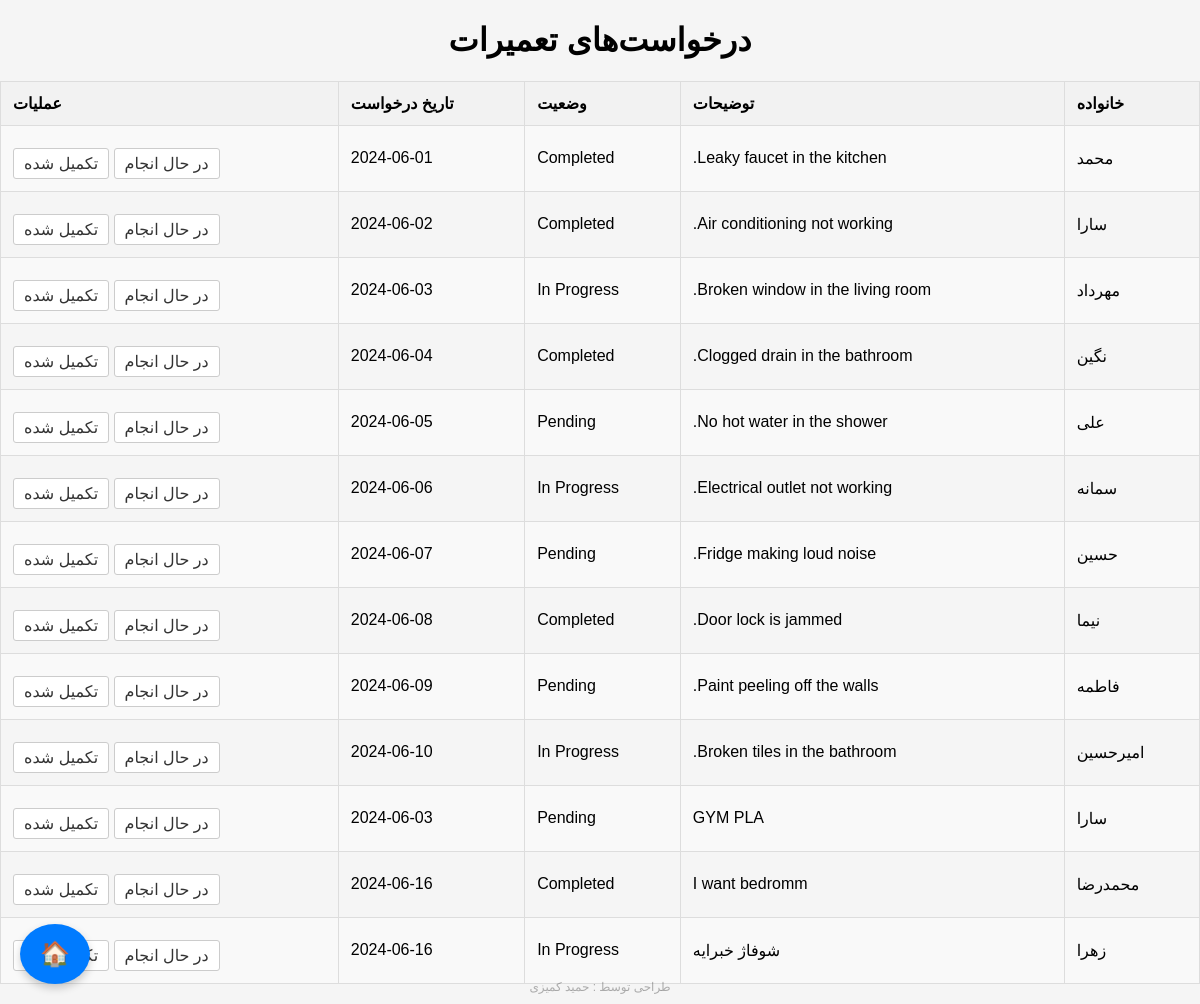
Screenshot of /view_requests.php with the database file from the repository.
### tables this page shows
CREATE TABLE `maintenance_requests` (
  `id` int(11) NOT NULL,
  `family_id` int(11) DEFAULT NULL,
  `description` text NOT NULL,
  `status` varchar(50) DEFAULT 'Pending',
  `request_date` date NOT NULL
);

CREATE TABLE `families` (
  `id` int(11) NOT NULL,
  `family_name` varchar(100) NOT NULL,
  `head_name` varchar(100) NOT NULL,
  `contact_number` varchar(20) NOT NULL,
  `apartment_number` varchar(20) NOT NULL
);

### view_requests.php (the view, shortened to what this page needs)
<?php
include 'db.php';
$stmt = $pdo->query('SELECT maintenance_requests.*, families.family_name FROM maintenance_requests JOIN families ON maintenance_requests.family_id = families.id');
$requests = $stmt->fetchAll();
?>
<!DOCTYPE html>
<html lang="fa" dir="rtl">
<head>
    <link rel="stylesheet" href="style.css">
</head>
<body>
    <h1>درخواست‌های تعمیرات</h1>
    <table>
        <tr>
            <th>خانواده</th>
            <th>توضیحات</th>
            <th>وضعیت</th>
            <th>تاریخ درخواست</th>
            <th>عملیات</th>
        </tr>
        <?php foreach ($requests as $request): ?>
        <tr>
            <td><?= htmlspecialchars($request['family_name']) ?></td>
            <td><?= htmlspecialchars($request['description']) ?></td>
            <td><?= htmlspecialchars($request['status']) ?></td>
            <td><?= htmlspecialchars($request['request_date']) ?></td>
            <td>
                <a href="update_request_status.php?id=<?= $request['id'] ?>&status=In Progress">در حال انجام</a>
                <a href="update_request_status.php?id=<?= $request['id'] ?>&status=Completed">تکمیل شده</a>
            </td>
        </tr>
        <?php endforeach; ?>
    </table>
                <a href="dashboard.php" class="float-button">&#127968;</a>
        <?php include 'footer.php'; ?>
</body>
</html>

### style.css (style rules this page uses)
body { font-family: 'Iransans', Arial, sans-serif; margin: 0; padding: 0; background-color: #f5f5f5; direction: rtl; text-align: right; }
table { width: 100%; border-collapse: collapse; margin: 20px 0; }
table, th, td { border: 1px solid #ddd; }
th, td { padding: 12px; text-align: left; }
th { background-color: #f2f2f2; font-weight: bold; }
tr:nth-child(even) { background-color: #f9f9f9; }
h1 { text-align: center; }
a { display: inline-block; padding: 5px 10px; text-decoration: none; color: #333; border: 1px solid #ccc; background-color: #fff; border-radius: 3px; margin-top: 10px; }
.float-button { position: fixed; bottom: 20px; left: 20px; width: 50px; height: 50px; background-color: #007bff; color: #fff; border: none; border-radius: 50%; font-size: 24px; text-align: center; line-height: 50px; cursor: pointer; box-shadow: 0px 4px 8px rgba(0, 0, 0, 0.2); transition: background-color 0.3s ease; }

### rows the page displays
maintenance_requests: family.family_name "محمد", description "Leaky faucet in the kitchen.", status "Completed", request_date "2024-06-01"
maintenance_requests: family.family_name "سارا", description "Air conditioning not working.", status "Completed", request_date "2024-06-02"
maintenance_requests: family.family_name "مهرداد", description "Broken window in the living room.", status "In Progress", request_date "2024-06-03"
maintenance_requests: family.family_name "نگین", description "Clogged drain in the bathroom.", status "Completed", request_date "2024-06-04"
maintenance_requests: family.family_name "علی", description "No hot water in the shower.", status "Pending", request_date "2024-06-05"
maintenance_requests: family.family_name "سمانه", description "Electrical outlet not working.", status "In Progress", request_date "2024-06-06"
maintenance_requests: family.family_name "حسین", description "Fridge making loud noise.", status "Pending", request_date "2024-06-07"
maintenance_requests: family.family_name "نیما", description "Door lock is jammed.", status "Completed", request_date "2024-06-08"
maintenance_requests: family.family_name "فاطمه", description "Paint peeling off the walls.", status "Pending", request_date "2024-06-09"
maintenance_requests: family.family_name "امیرحسین", description "Broken tiles in the bathroom.", status "In Progress", request_date "2024-06-10"
maintenance_requests: family.family_name "سارا", description "GYM PLA", status "Pending", request_date "2024-06-03"
maintenance_requests: family.family_name "محمدرضا", description "I want bedromm", status "Completed", request_date "2024-06-16"
maintenance_requests: family.family_name "زهرا", description "شوفاژ خبرایه", status "In Progress", request_date "2024-06-16"
